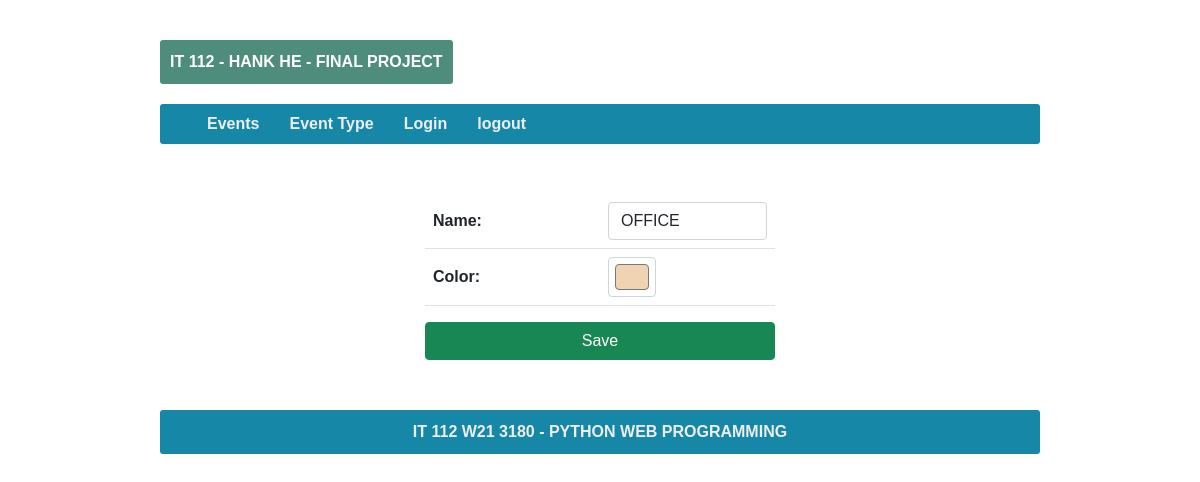
Page /todolist/typesave/4 (signed in) on the earlier database version.
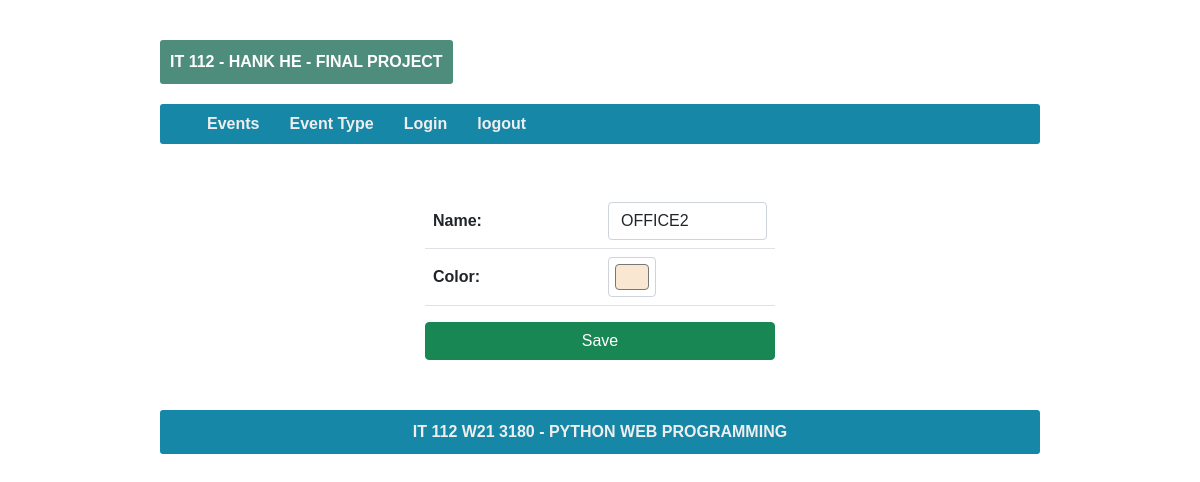
Same page on the later database version.
### toDoList/models.py (models this page shows, shortened)
class EventType(models.Model):
    name = models.CharField(max_length=200)
    color = models.CharField(max_length=200)
    createdTime = models.DateTimeField(auto_now_add=True)
    createdByUser = models.ForeignKey(User, on_delete=models.CASCADE)
    class Meta:
        db_table = 'EventType'
        verbose_name_plural = 'EventTypes'
        ordering = ["createdTime"]

### toDoList/views.py (the view, shortened to what this page needs)
# urls.py: path('typesave/<int:reqid>', views.typesave, name="typesave"),
@login_required(login_url='login')
def typesave(request, reqid=None):
    try:
        eventtypeObj = None
        if reqid != None:
            eventtypeObj = get_object_or_404(EventType, pk=reqid)
        if request.method == "GET":
            form = EventTypeForm(instance=eventtypeObj)
            return render(request, 'typesave.html', {'form': form, "navs": navs})
    except:
        return redirect('error')

### toDoList/form.py
class EventTypeForm(ModelForm):
    class Meta:
        model = EventType
        fields = '__all__'
        exclude = ['createdByUser']
        widgets = {
            'name': TextInput(attrs={"class": "form-control"}),
            'color': TextInput(attrs={"type": "color", "class": "form-control form-control-color"}),
        }

### toDoList/templates/typesave.html (shortened to what this page needs)
{% extends 'base.html' %}
{% load static %}
{% block css %}
    <link href={% static 'css/typesave.css' %} rel="stylesheet" type="text/css"/>
{% endblock %}
{% block content %}
  <form id="saveform" method="POST">
  <table class="table">
    {{ form.as_table }}
  </table>
  <div class="d-grid gap-2">
   <button type="submit" class="btn btn-success">Save</button>
  </div>
</form>
{% endblock %}

Differences in the rows shown:
changed EventType: name "OFFICE" → "OFFICE2"; color "#f0d3b2" → "#fae7d1"
